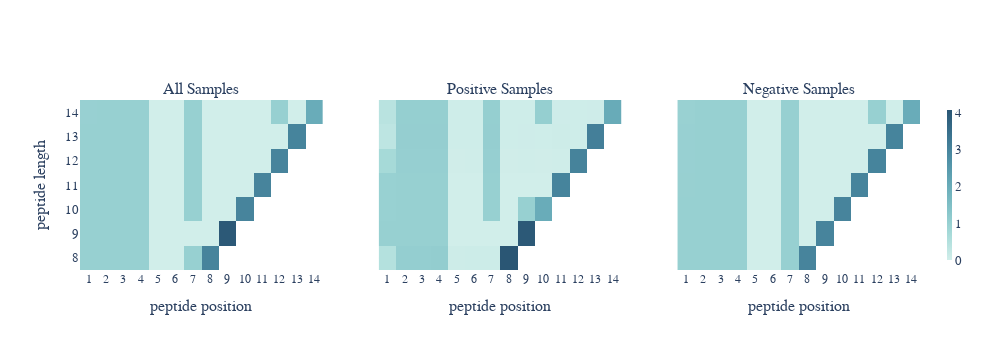

This figure's notebook cell:
### Code cell
# 两个基本参数：设置行、列
fig = make_subplots(rows=1, cols=3,#start_cell="bottom-left", # 'bottom-left', 'top-left
                    subplot_titles=["All Samples","Positive Samples","Negative Samples"],shared_yaxes=True)  # 1行2列

# 添加两个数据轨迹，构成两个图形
fig.add_trace(
    go.Heatmap(z=pd.DataFrame(sum_peplength_pepposition_headsum),colorscale='teal',
                   x=['1', '2', '3', '4', '5','6','7','8','9','10','11', '12', '13', '14'],
                   y=['8', '9', '10','11', '12', '13','14'],coloraxis='coloraxis',
                   hoverongaps = False),
    row=1, col=1  # 第一行第一列
)

fig.add_trace(
    go.Heatmap(z=pd.DataFrame(positive_sum_peplength_pepposition_headsum),colorscale='teal',
                   x=['1', '2', '3', '4', '5','6','7','8','9','10','11', '12', '13', '14'],
                   y=['8', '9', '10','11', '12', '13','14'],coloraxis='coloraxis',
                   hoverongaps = False),
    row=1, col=2  # 第一行第二列
)

fig.add_trace(
    go.Heatmap(z=pd.DataFrame(negative_sum_peplength_pepposition_headsum),colorscale='teal',
                   x=['1', '2', '3', '4', '5','6','7','8','9','10','11', '12', '13', '14'],
                   y=['8', '9', '10','11', '12', '13','14'],coloraxis='coloraxis',
                   hoverongaps = False),
    row=1, col=3  # 第一行第二列
)
fig.update_layout(width=1000,height=350,
                      paper_bgcolor='rgba(0,0,0,0)',
    plot_bgcolor='rgba(0,0,0,0)',
        font=dict(
        family="black",
        size=13))
fig.update_xaxes(tickangle=0, tickfont=dict(family='black', size=12))
fig.update_xaxes(title='peptide position')
fig.update_yaxes(title_text="peptide length", row=1, col=1)
fig.update_coloraxes(colorbar_thickness=5)
fig.update_coloraxes(colorscale='teal')
# fig.update_yaxes(title='peptide length')
# # 设置图形的宽高和标题
# fig.update_layout(height=300, 
#                   width=800, 
#                   title_text="子图制作")
fig.show()

### Figure 1 — Plotly figure (JSON) as saved in the notebook; plotly's stock layout.template omitted (floating-point values rounded to 4 significant figures)
{"data": [{"coloraxis": "coloraxis", "colorscale": [[0, "rgb(209, 238, 234)"], [0.1667, "rgb(168, 219, 217)"], [0.3333, "rgb(133, 196, 201)"], [0.5, "rgb(104, 171, 184)"], [0.6667, "rgb(79, 144, 166)"], [0.8333, "rgb(59, 115, 143)"], [1, "rgb(42, 86, 116)"]], "hoverongaps": false, "type": "heatmap", "x": ["1", "2", "3", "4", "5", "6", "7", "8", "9", "10", "11", "12", "13", "14"], "xaxis": "x", "y": ["8", "9", "10", "11", "12", "13", "14"], "yaxis": "y", "z": [[1, 1, 1, 1, 0, 0, 1, 3, null, null, null, null, null, null], [1, 1, 1, 1, 0, 0, 0, 0, 4, null, null, null, null, null], [1, 1, 1, 1, 0, 0, 1, 0, 0, 3, null, null, null, null], [1, 1, 1, 1, 0, 0, 1, 0, 0, 0, 3, null, null, null], [0.9998, 1, 1, 1, 0, 0, 1, 0, 0, 0, 0.0001, 3, null, null], [0.9982, 1.0, 1.0, 1.0, 0.0001, 0.0001, 1.0, 0.0001, 0.0001, 0.0001, 0.0003, 0.0001, 3.0, null], [0.9957, 1.0, 1.0, 1.0, 0.0002, 0.0002, 1.0, 0.0002, 0.0002, 0.0002, 0.0006, 1.0, 0.0012, 2.0]]}, {"coloraxis": "coloraxis", "colorscale": [[0, "rgb(209, 238, 234)"], [0.1667, "rgb(168, 219, 217)"], [0.3333, "rgb(133, 196, 201)"], [0.5, "rgb(104, 171, 184)"], [0.6667, "rgb(79, 144, 166)"], [0.8333, "rgb(59, 115, 143)"], [1, "rgb(42, 86, 116)"]], "hoverongaps": false, "type": "heatmap", "x": ["1", "2", "3", "4", "5", "6", "7", "8", "9", "10", "11", "12", "13", "14"], "xaxis": "x2", "y": ["8", "9", "10", "11", "12", "13", "14"], "yaxis": "y2", "z": [[0.4751, 1.071, 1.071, 1.085, 0.0735, 0.0807, 0.0753, 4.068, null, null, null, null, null, null], [1, 1, 1, 1, 0, 0, 0, 0, 4, null, null, null, null, null], [0.9856, 1.001, 1.001, 1.001, 0.0012, 0.0021, 1.001, 0.0011, 1.004, 2.001, null, null, null, null], [0.9807, 1.001, 1.001, 1.001, 0.0015, 0.0017, 1.001, 0.0014, 0.006, 0.002, 3.001, null, null, null], [0.7215, 1.024, 1.023, 1.023, 0.0234, 0.0253, 1.024, 0.0235, 0.0276, 0.0247, 0.0363, 3.023, null, null], [0.3364, 1.049, 1.048, 1.048, 0.0486, 0.0498, 1.048, 0.0484, 0.0564, 0.049, 0.0686, 0.05, 3.099, null], [0.3966, 1.043, 1.043, 1.043, 0.0444, 0.0448, 1.043, 0.0432, 0.0459, 1.043, 0.0549, 0.0518, 0.0562, 2.046]]}, {"coloraxis": "coloraxis", "colorscale": [[0, "rgb(209, 238, 234)"], [0.1667, "rgb(168, 219, 217)"], [0.3333, "rgb(133, 196, 201)"], [0.5, "rgb(104, 171, 184)"], [0.6667, "rgb(79, 144, 166)"], [0.8333, "rgb(59, 115, 143)"], [1, "rgb(42, 86, 116)"]], "hoverongaps": false, "type": "heatmap", "x": ["1", "2", "3", "4", "5", "6", "7", "8", "9", "10", "11", "12", "13", "14"], "xaxis": "x3", "y": ["8", "9", "10", "11", "12", "13", "14"], "yaxis": "y3", "z": [[0.9999, 1, 1, 1, 0, 0, 1, 3, null, null, null, null, null, null], [0.9999, 1, 1, 1, 0, 0, 1, 0.0001, 3.0, null, null, null, null, null], [1, 1, 1, 1, 0, 0, 1, 0, 0, 3, null, null, null, null], [0.9959, 1.0, 1.0, 1.0, 0.0004, 0.0005, 1.0, 0.0003, 0.0007, 0.0004, 3.0, null, null, null], [0.9936, 1.0, 1.0, 1.0, 0.0005, 0.0005, 1.0, 0.0005, 0.0006, 0.0006, 0.0013, 3.0, null, null], [0.9903, 1.001, 1.001, 1.001, 0.0006, 0.0007, 1.001, 0.0006, 0.0007, 0.0006, 0.0015, 0.0009, 3.002, null], [0.9658, 1.002, 1.002, 1.002, 0.0017, 0.0018, 1.002, 0.0017, 0.002, 0.002, 0.0045, 1.002, 0.0083, 2.003]]}], "layout": {"annotations": [{"font": {"size": 16}, "showarrow": false, "text": "All Samples", "x": 0.1444, "xanchor": "center", "xref": "paper", "y": 1, "yanchor": "bottom", "yref": "paper"}, {"font": {"size": 16}, "showarrow": false, "text": "Positive Samples", "x": 0.5, "xanchor": "center", "xref": "paper", "y": 1, "yanchor": "bottom", "yref": "paper"}, {"font": {"size": 16}, "showarrow": false, "text": "Negative Samples", "x": 0.8556, "xanchor": "center", "xref": "paper", "y": 1, "yanchor": "bottom", "yref": "paper"}], "coloraxis": {"colorbar": {"thickness": 5}, "colorscale": [[0, "rgb(209, 238, 234)"], [0.1667, "rgb(168, 219, 217)"], [0.3333, "rgb(133, 196, 201)"], [0.5, "rgb(104, 171, 184)"], [0.6667, "rgb(79, 144, 166)"], [0.8333, "rgb(59, 115, 143)"], [1, "rgb(42, 86, 116)"]]}, "font": {"family": "black", "size": 13}, "height": 350, "paper_bgcolor": "rgba(0,0,0,0)", "plot_bgcolor": "rgba(0,0,0,0)", "width": 1000, "xaxis": {"anchor": "y", "domain": [0, 0.2889], "tickangle": 0, "tickfont": {"family": "black", "size": 12}, "title": {"text": "peptide position"}}, "xaxis2": {"anchor": "y2", "domain": [0.3556, 0.6444], "tickangle": 0, "tickfont": {"family": "black", "size": 12}, "title": {"text": "peptide position"}}, "xaxis3": {"anchor": "y3", "domain": [0.7111, 1], "tickangle": 0, "tickfont": {"family": "black", "size": 12}, "title": {"text": "peptide position"}}, "yaxis": {"anchor": "x", "domain": [0, 1], "title": {"text": "peptide length"}}, "yaxis2": {"anchor": "x2", "domain": [0, 1], "matches": "y", "showticklabels": false}, "yaxis3": {"anchor": "x3", "domain": [0, 1], "matches": "y", "showticklabels": false}}}
